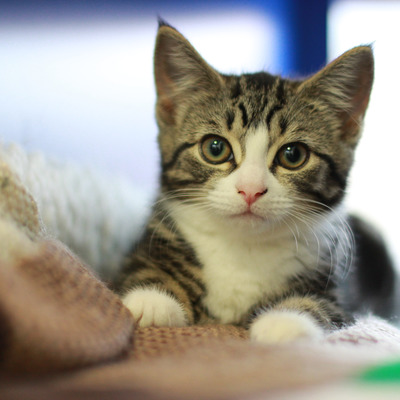
#> input picture STN/images/cat1.jpg, 400 x 400 px
$ jupyter execute --allow-errors numpy-affine-transform.ipynb   (shell and % lines are left out)   (Python 2 division)
#> lines starting #> are read from the running program, lines starting #| are printed output that depends on the picture
# Spatial Transformer Networks

Jaderberg, Max, Karen Simonyan, and Andrew Zisserman. "Spatial transformer networks." Advances in Neural Information Processing Systems. 2015.

* 이미지가 distorted 되어 있는 경우, 이걸 먼저 transformation 해서 잘 align 해 주고 그 뒤에 classification 을 하겠다는 것.
* CNN 이 생각보다 이러한 distortion 에 invariant 하지 않다는 단점을 해결하고자 함.
* Main reference:
    * https://kevinzakka.github.io/2017/01/10/stn-part1/
    * https://github.com/kevinzakka/spatial_transformer_network

## Affine transform on Numpy

* 이 논문에서 가장 이해하기 까다로운 부분이 이 affine transform 이었다. (물론 내 얘기...)
* 따라서 이 부분을 위 레퍼런스에 나온것처럼 먼저 넘파이로 구현해보자.

An image processing affine transformation usually follows the **3-step pipeline** below:

* First, we create a sampling grid composed of (x,y) coordinates. For example, given a 400x400 grayscale image, we create a meshgrid of same dimension, that is, evenly spaced x∈[0,W] and y∈[0,H].
* We then apply the transformation matrix to the sampling grid generated in the step above.
* Finally, we sample the resulting grid from the original image using the desired interpolation technique.

As you can see, this is different than directly applying a transform to the original image.

[cell 1]
import numpy as np
from PIL import Image
import matplotlib.pyplot as plt

[cell 2]
cat1 = Image.open("images/cat1.jpg")
#> cat1 is the input picture: PIL image 400x400 RGB; mean R, G, B 155.2, 150.6, 140.7
cat2 = Image.open("images/cat2.jpg")
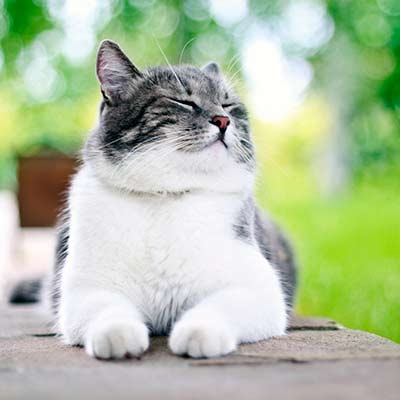
#> input picture STN/images/cat2.jpg, 400 x 400 px
#> cat2 is the input picture: PIL image 400x400 RGB; mean R, G, B 177.8, 193.1, 162.9

[cell 3]
cat1.size, cat2.size
#> Out = ((400, 400), (400, 400))

[cell 4]
cat1.format, cat2.format
#> Out = ('JPEG', 'JPEG')

[cell 5]
np_cat1 = np.asarray(cat1)
np_cat2 = np.asarray(cat2)

[cell 6]
plt.imshow(np_cat1);

[cell 7]
plt.imshow(np_cat2);

[cell 8]
np_cat1.shape, np_cat2.shape
#> Out = ((400, 400, 3), (400, 400, 3))

[cell 9]
# stack 은 이와 같이 이어붙이는게 아니라 말 그대로 쌓아준다.
# concat 은 이어붙인다.
np_cat = np.stack([np_cat1, np_cat2], axis=0)
np_cat.shape
#> Out = (2, 400, 400, 3)

[cell 10]
batch_size, H, W, C = np_cat.shape

### Affine transform matrix

[cell 11]
# affine transform matrix
M = np.array([[1., 0., 0.], [0., 1., 0.]]) # identity function

[cell 12]
# 이렇게 하면 이 아이덴티티 매트릭스가 batch_size 만큼 뻥튀기됨.
# 신기한데?
M = np.resize(M, (batch_size, 2, 3))

[cell 13]
M

[cell 14]
def affine_transform_matrix(M, batch_size):
    return np.resize(M, (batch_size, 2, 3))

### Step 1: sampling grid

[cell 15]
# create normalized 2D grid
x = np.linspace(-1, 1, W)
y = np.linspace(-1, 1, H)
# 이 메쉬그리드가 좀 헷갈렸음.
# x 를 y 축으로 stacking 하고 y 를 x 축으로 stacking 하는거임.
# 그래서 x_t == y_t.T 가 성립!
# 얘로 뭘 할수 있냐면, 우리가 애초에 만들고자 했었던 sampling grid 를 만들 수 있음.
# 즉, meshgrid[y,x] = (y,x) 가 성립함!
x_t, y_t = np.meshgrid(x, y)

[cell 16]
x.shape, y.shape, x_t.shape, y_t.shape

[cell 17]
# 이제 이걸 논문에 나온것처럼 (xt, yt, 1) 형태로 재구성해주자
ones = np.ones(x_t.size)
sampling_grid = np.stack([x_t.flatten(), y_t.flatten(), ones], axis=0) # same as vstack

[cell 18]
sampling_grid.shape

[cell 19]
# 이제 하나의 sampling grid 를 만들었는데, 사실 이건 batch_size 만큼 필요함
sampling_grid = np.resize(sampling_grid, (batch_size, 3, H*W)) # H*W = x_t.size
sampling_grid.shape

[cell 20]
def make_sampling_grid(H, W):
    # create normalized 2D grid
    x = np.linspace(-1, 1, W)
    y = np.linspace(-1, 1, H)
    x_t, y_t = np.meshgrid(x, y)

    # 이제 이걸 논문에 나온것처럼 (xt, yt, 1) 형태로 재구성해주자
    ones = np.ones(x_t.size)
    sampling_grid = np.stack([x_t.flatten(), y_t.flatten(), ones], axis=0) # same as vstack

    # 이제 하나의 sampling grid 를 만들었는데, 사실 이건 batch_size 만큼 필요함
    sampling_grid = np.resize(sampling_grid, (batch_size, 3, H*W)) # H*W = x_t.size

    return sampling_grid

### Step 2: affine_transform_matrix * sampling_grid

[cell 21]
# transform the sampling grid
# 이렇게하면 된다는게 좀 신기...
new_grids = np.matmul(M, sampling_grid)
# [N, 2, 3] * [N, 3, HW] = [N, 2, HW]

# reshape to (N, H, W, 2)
new_grids = np.reshape(new_grids, [batch_size, 2, H, W])
new_grids = np.moveaxis(new_grids, 1, -1) # axis=1 을 마지막으로 보냄 => [N, H, W, 2]
new_grids.shape

[cell 22]
# [9 lines left out: function affine_transform, not called in this run]

### Step 3: bilinear sampler

* 사실 이게 좀 복잡함
* bilinear interpolation 과정이 좀 복잡하기 때문

[cell 23]
# 일단 x, y 를 분리해서 scaling 을 하자
x_s = new_grids[:, :, :, 0]
y_s = new_grids[:, :, :, 1]

# rescaling [-1, 1] => [0, W/H]
x = ((x_s + 1.) / 2.) * W
y = ((y_s + 1.) / 2.) * H

[cell 24]
# interpolation 할 4개의 점을 잡아준다.
# 이 각 좌표들은 소스에 대한 좌표임
x0 = np.floor(x).astype(np.int32)
x1 = x0 + 1
y0 = np.floor(y).astype(np.int32)
y1 = y0 + 1

[cell 25]
# [0, W-1], [0, H-1] 범위 안에 들어오도록 클리핑을 해준다.
x0 = np.clip(x0, 0, W-1)
x1 = np.clip(x1, 0, W-1)
y0 = np.clip(y0, 0, H-1)
y1 = np.clip(y1, 0, H-1)

[cell 26]
# 35 ms
# 이제 각 x,y 들은 소스 이미지의 어느 좌표에서 픽셀값을 가져와야 하는지 정보를 갖고 있다.
# 예를 들면, target[i, j] = source[y[i, j], x[i, j]] 가 되겠지.
# 이거를 2중 for loop 를 돌려도 되지만, numpy 로 간단히 할 수 있다.
Ia = np_cat[np.arange(batch_size)[:, None, None], y0, x0]
Ib = np_cat[np.arange(batch_size)[:, None, None], y1, x0]
Ic = np_cat[np.arange(batch_size)[:, None, None], y0, x1]
Id = np_cat[np.arange(batch_size)[:, None, None], y1, x1]

[cell 27]
# [43 lines left out: function bilinear_sampling, not called in this run]

#### Understanding numpy

[cell 28]
Fa = np.zeros_like(np_cat)
Fb = np.zeros_like(np_cat)
Fc = np.zeros_like(np_cat)
Fd = np.zeros_like(np_cat)

[cell 29]
# %%timeit # 1.14s
# for loop 로도 구현해보자.
for k in range(batch_size):
    for i in range(H):
        for j in range(W):
            # Fa[k, i, j] = np_cat[k, y0[k, i, j], x0[k, i, j]]
            # Fa[k, i, j, :] = np_cat[k, y0[k, i, j], x0[k, i, j], :]
            # : 안쓰는게 훨 빠르다 (1.44s => 1.14s)
            Fa[k, i, j] = np_cat[k, y0[k, i, j], x0[k, i, j]]
            Fb[k, i, j] = np_cat[k, y1[k, i, j], x0[k, i, j]]
            Fc[k, i, j] = np_cat[k, y0[k, i, j], x1[k, i, j]]
            Fd[k, i, j] = np_cat[k, y1[k, i, j], x1[k, i, j]]

(Fa == Ia).all(), (Fb == Ib).all(), (Fc == Ic).all(), (Fd == Id).all()
#> Out = (True, True, True, True)

[cell 30]
tmp = np.arange(9).reshape(3,3)
tmp

[cell 31]
tmp[:, [0, 1, 2]] = 1
tmp

[cell 32]
tmp[np.arange(3), [0, 1, 2]] = 4
tmp

[cell 33]
# %%timeit # 2.8 s => 더 느려졌는데...?
# idx 밖으로 빼니까 2.37 s => 그래도 느리네
# 이번엔 위 루프에서 k 를 없애보자.
'''
np_cat[:, 5, 5], np_cat[np.arange(batch_size), 5, 5] 를 해 보면 둘다 (2,3) 짜리 매트릭스가 나온다.
np_cat 이 (2, 400, 400, 3) 이니까, 각 데이터 포인트의 (5, 5) 좌표의 RGB 가 나오는것이다. 직관적으로 이해가 된다.

1. np_cat[:, y0[:, i, j], x0[:, i, j]]
2. np_cat[np.arange(batch_size), y0[:, i, j], x0[:, i, j]]

문제는 이 두개의 차인데... 말로 설명하자니 괜히 더 어려워지는것 같다. 위 예제를 참고하자.
암튼 이 경우에는 1번과 2번의 기능이 달라진다는 것은 알아두자.
'''
idx = np.arange(batch_size)
for i in range(H):
    for j in range(W):
        # 차이를 살짝 알 것 같다!
        Fa[:, i, j] = np_cat[idx, y0[:, i, j], x0[:, i, j]]
        Fb[:, i, j] = np_cat[idx, y1[:, i, j], x0[:, i, j]]
        Fc[:, i, j] = np_cat[idx, y0[:, i, j], x1[:, i, j]]
        Fd[:, i, j] = np_cat[idx, y1[:, i, j], x1[:, i, j]]

(Fa == Ia).all(), (Fb == Ib).all(), (Fc == Ic).all(), (Fd == Id).all()
#> Out = (True, True, True, True)

[cell 34]
# 그럼 이제 i, j 도 줄일 수 있다.
# 이게 구체적으로 어떻게 되는진 나도 잘 모르겠음.
# 제일 앞에 idx 의 shape 이 (2,1,1) 이니까...
# (2,1,1) 에 대해서 loop 를 돈다고 생각하면 되려나?
# 위에서는 (2) 니까, 뭐 그렇게 이해하면 될것도 같음. 대충...
idx = np.arange(batch_size)[:, None, None]
print idx
#| [[[0]]
#|  [[1]]]
print idx.shape
#| (2, 1, 1)

Fa = np_cat[idx, y0, x0]
Fb = np_cat[idx, y1, x0]
Fc = np_cat[idx, y0, x1]
Fd = np_cat[idx, y1, x1]

(Fa == Ia).all(), (Fb == Ib).all(), (Fc == Ic).all(), (Fd == Id).all()
#> Out = (True, True, True, True)

#### get back to the bilinear sampling

[cell 35]
# calculate deltas
# bilinear interpolation weight coefficients
# 아까 잡은 4개의 점과, 실제 (x,y) 와의 delta 를 구함 - 각각 x, y를 빼주고 곱해서 계산
# 이 각각의 값들은 interpolation weight 이므로, 각각 그 가중치에 맞도록 계산을 해준 것.
wa = (x1-x) * (y1-y)
wb = (x1-x) * (y-y0)
wc = (x-x0) * (y1-y)
wd = (x-x0) * (y-y0)

[cell 36]
wa = np.expand_dims(wa, axis=3)
wb = np.expand_dims(wb, axis=3)
wc = np.expand_dims(wc, axis=3)
wd = np.expand_dims(wd, axis=3)

[cell 37]
wa.shape, Ia.shape # => broadcasting in axis=3

[cell 38]
out = wa*Ia + wb*Ib + wc*Ic + wd*Id
out = out.astype(np.uint8)

## Experiments

[cell 39]
M = np.array([[0.707, -0.707, 0.], [0.707, 0.707, 0.]])
M = affine_transform_matrix(M, batch_size)
sampling_grid = make_sampling_grid(H, W)
#> (the rest of this cell did not finish here and is left out)

[cell 40]
plt.imshow(out[0].astype(np.uint8))
plt.show()
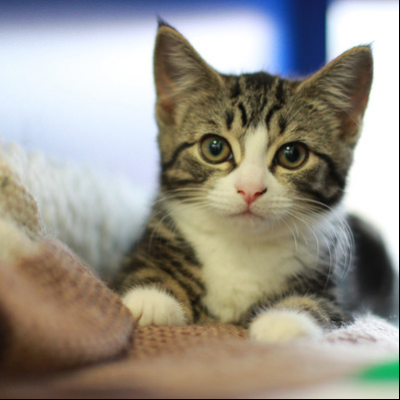
#> shown: shape (400, 400, 3); mean R, G, B 154, 149.5, 139.5
